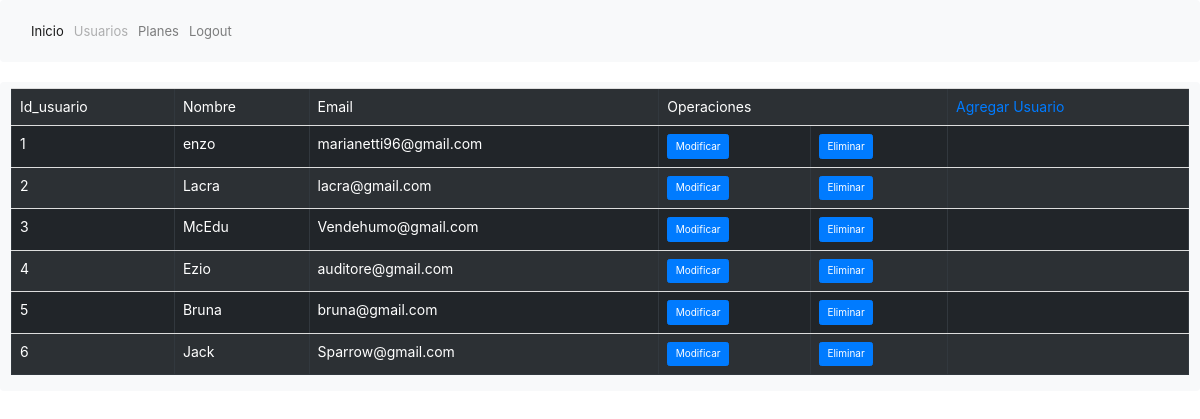
Page / (signed in) on the committed database.
### tables this page shows
CREATE TABLE `usuarios` (
  `id_usuario` int(11) NOT NULL,
  `nombre` varchar(30) NOT NULL,
  `email` varchar(30) NOT NULL,
  `pass` varchar(30) NOT NULL
);

### app/Controllers/UsersController.php (called while the page is built, shortened)
<?php
class UsersController {
    protected $user;
    function __construct($config) {
        $this->user = new User($config['mysql']);
    }
    public function list() {
        $usuarios = $this->user->listar();
        include dirname(__FILE__).'/../views/users/index.php';
    }
}

### index.php (called while the page is built, shortened)
<?php
require_once('./app/autoload.php');
$config = include('config.php');
$action = $_GET['action'];
if(!$action) {
    $action = "list";
}
$instancia = new $class($config);
$instancia->$action();
?>

### app/autoload.php (called while the page is built, shortened)
<?php
spl_autoload_register(function($className) {
	$filename = str_replace("\\", '/', $className) . ".php";
        if (file_exists($filename)) {
            if (class_exists($className)) {
                return TRUE;
            }
		}
        return FALSE;
});

### app/Models/User.php (called while the page is built, shortened)
<?php
class User {
    private $mysql;
    public function  __construct($mysql) {
        $this->mysql = $mysql;
     }
    public function listar() {
        $stmt = $this->mysql->prepare("SELECT * FROM usuarios");
        $result = $stmt->execute();
        $res = $stmt->get_result();
        $usuarios = [];
        while($row = $res->fetch_assoc()){
            array_push($usuarios,$row);
        }
        return $usuarios;
    }
}

### app/views/users/index.php (the view, shortened to what this page needs)
<?php
include("navbar.php");
?>
<html>
<head>
    <link rel="stylesheet" href="https://maxcdn.bootstrapcdn.com/bootstrap/3.3.7/css/bootstrap.min.css">
  <link rel="stylesheet" href="https://maxcdn.bootstrapcdn.com/bootstrap/4.0.0/css/bootstrap.min.css">
  <link rel="stylesheet"  href="style.css" type="text/css">
<nav class="navbar navbar-expand-lg navbar-light bg-light">
</head>
<body>
<br>
<table class="table table-striped table-dark" border="1">
<tr>
<td>   Id_usuario </td>
<td>   Nombre      </td>
<td>   Email      </td>
<td colspan="2">   Operaciones </td>
<td> <a href="formulario.php">Agregar Usuario </td></a>
<?php
for ($i=0; $i < count($usuarios); $i++) {
?>
<tr>
  <td> <?php echo $usuarios[$i]['id_usuario'] ?> </td>
  <td> <?php echo $usuarios[$i]['nombre'] ?> </td>
  <td> <?php echo $usuarios[$i]['email'] ?> </td>
  <td> <a class="btn btn-primary" role="button"   href="routes.php?controller=UsersController&action=modificar&id=<?php echo $usuarios[$i]['id_usuario']; ?>" > Modificar </a> </td>
  <td> <a class="btn btn-primary" role="button" href="eliminar.php?id=<?php echo $usuarios[$i]['id_usuario']; ?>" > Eliminar </a> </td>
  <td></td>
</tr>
<?php
}
?>
</table>
</body>
</html>

### navbar.php (shortened to what this page needs)
<nav class="navbar navbar-expand-lg navbar-light bg-light">
 <div class="collapse navbar-collapse" id="navbarSupportedContent">
   <ul class="navbar-nav mr-auto">
    <li class="nav-item active">
       <a class="nav-link" href="index.php">Inicio <span class="sr-only">(current)</span></a>
     </li>
    <li class="nav-item">
       <a class="nav-link disabled" href="index.php?controller=UsersController&action=list">Usuarios</a>
     </li>
    <li class="nav-item">
       <a class="nav-link" href="index.php?controller=PlanesController&action=list">Planes</a>
     </li>
    <li class="nav-item">
       <a class="nav-link" href="salir.php">Logout</a>
     </li>
   </ul>
 </div>
</nav>

### public/style.css (style rules this page uses)
body { background-image: url("https://i.imgur.com/yDpuXU0.jpg"); background-position: center; background-size: cover; background-repeat: no-repeat; font-size: 13px; }
td { font-size:14px; }
.table { float: center; }

### rows in the picture
usuarios: id_usuario "1", nombre "enzo", email "marianetti96@gmail.com"
usuarios: id_usuario "2", nombre "Lacra", email "lacra@gmail.com"
usuarios: id_usuario "3", nombre "McEdu", email "Vendehumo@gmail.com"
usuarios: id_usuario "4", nombre "Ezio", email "auditore@gmail.com"
usuarios: id_usuario "5", nombre "Bruna", email "bruna@gmail.com"
usuarios: id_usuario "6", nombre "Jack", email "Sparrow@gmail.com"
